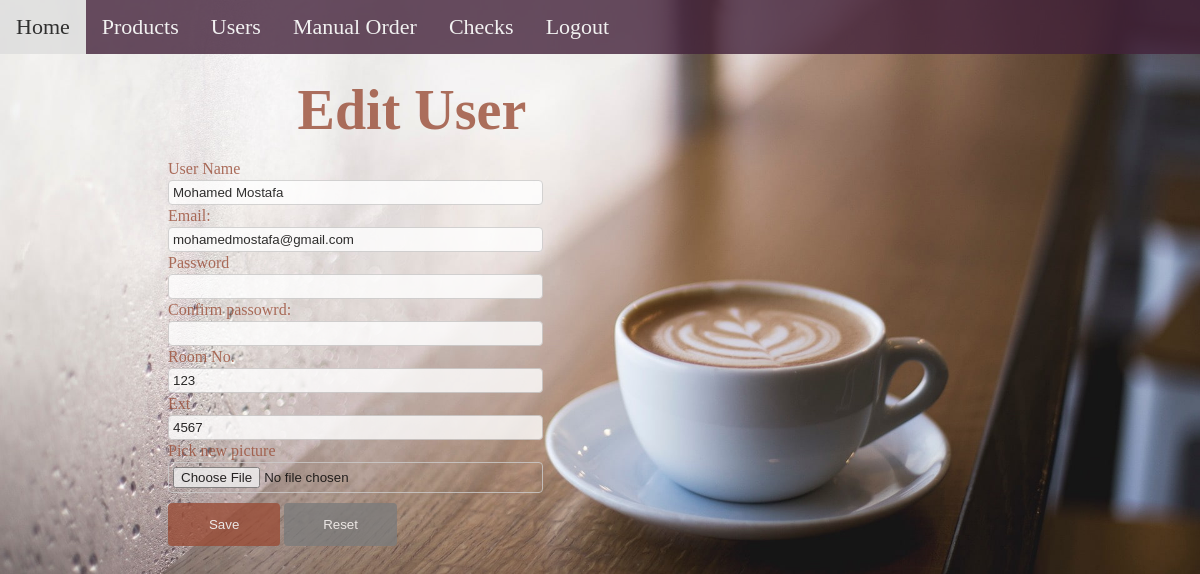
The app's page /admin/edituser.php?id=1 (signed in) with its own data.
### tables this page shows
CREATE TABLE user (user_id INT AUTO_INCREMENT PRIMARY KEY, user_name VARCHAR(100) UNIQUE NOT NULL, email VARCHAR(50) UNIQUE NOT NULL, user_password VARCHAR(200) NOT NULL, room VARCHAR(20) NOT NULL, ext INT NOT NULL, user_type VARCHAR(10) NOT NULL, profile_pic VARCHAR(200));

### databaseFunction/DatabaseFunctions.php (called while the page is built, shortened)
<?php
class Database {
    public $connection;
    public function __construct($dbhost='localhost', $dbuser='shaki1', $dbpass='shaki1', $dbname='cafedb')
    {
        try {
            $dsn = "mysql:dbname=".$dbname.";host=".$dbhost.";";
            $this->connection = new PDO($dsn, $dbuser, $dbpass);
            $this->connection->setAttribute(PDO::ATTR_ERRMODE, PDO::ERRMODE_EXCEPTION);
        }
        catch(PDOException $e) {
            echo $dsn."<br>" . $e->getMessage();
        }
    }
    public function closeDBConnection() {
        $this->connection = null;
    }
    public function getUser($id)
    {
        $sql =  "SELECT user_name, user_id, user_password, email, profile_pic, room, ext FROM user where user_id=?";
        $stmt = $this->connection->prepare($sql);
        $stmt->execute([$id]);
        $result=$stmt->fetch();
        return $result;
    }
}
?>

### admin/edituser.php (the view, shortened to what this page needs)
<?php
require_once('../databaseFunction/DatabaseFunctions.php');
$db = new Database("127.0.0.1",$DBUserName,$DBPassword, "cafedb");
$user = $db->getUser($_GET['id']);
?>
<!DOCTYPE html>
<html lang="en">
<!DOCTYPE html>
<html lang="en">
  <?php  include "../adminHeader.php";?>
  <div class="main">
    <section>
        <h1 class="pageTitle"> Edit User </h1>
        <br>
    </section>
<section class="content" >
    <form action="edituserForm.php" method="post" enctype="multipart/form-data">
    <label for="username" class="fomrLable" style="font-size: 100%;">User Name</label>
    <input type="text" class="formInput" style="padding: 4px 4px;margin: 2px 0;" name="username" id="username" value="<?php echo $user["user_name"]; ?>" required><br>
    <label for="email" class="fomrLable" style="font-size: 100%;">Email:</label>
    <input type="email" class="formInput" style="padding: 4px 4px;margin: 2px 0;" name="email" id="email" value="<?php echo $user["email"]; ?>" required><br>
    <label for="password" class="fomrLable" style="font-size: 100%;">Password</label>
    <input type="password" class="formInput" style="padding: 4px 4px;margin: 2px 0;" name="password" id="password"><br>
    <label for="confirmPass" class="fomrLable" style="font-size: 100%;">Confirm passowrd:</label>
    <input type="password" class="formInput" style="padding: 4px 4px;margin: 2px 0;" name="confirmpassword" id="confirmpassword"><br>
    <label for="RoomNo" class="fomrLable" style="font-size: 100%;">Room No.</label>
    <input type="text" class="formInput" style="padding: 4px 4px;margin: 2px 0;" name="room" id="room" value="<?php echo $user["room"]; ?>" required><br>
    <label for="ext" class="fomrLable" style="font-size: 100%;">Ext</label>
    <input type="text" name="ext" id="ext" value="<?php echo $user["ext"]; ?>" class="formInput" style="padding: 4px 4px;margin: 2px 0;" required><br>
    <label for="pic" class="fomrLable" style="font-size: 100%;">Pick new picture</label>
    <input type="file" id="profilePic" name="profilePic" class="formInput" style="padding: 4px 4px;margin: 2px 0;"><br>
    <input type="submit" value="Save" class ="save">
    <input type="reset" value="Reset" class="reset">
  </form>
    </section>
    </div>
</body>
</html>

### CSS/header.css (style rules this page uses)
* { margin:0; padding:0; }
body { height: 100%; font-family: "inherit;"; background-image: url("../imag/coffee.jpeg"); background-repeat: no-repeat; background-size: 100%; background-color:#D5BDAA ; opacity: 0.8; }

### CSS/displayAll.css (style rules this page uses)
.content { display: flex; flex-direction: row; height: 80%; width: 80%; }
.pageTitle { margin-left:22%; margin-bottom:0; margin-top:1%; font-size: 3.5em; color:#9A4D37; }

### CSS/form.css (style rules this page uses)
* { margin:0; padding:0; }
body { height: 100vh; font-family: "inherit;"; background-image:url("../imag/coffee.jpeg") ; background-repeat: no-repeat; background-size: 100%; background-color:#D5BDAA ; opacity: 0.8; }
.main { margin-left: 5%; margin-top: 2%; width: 90%; height: 80%; }
.pageTitle { margin-left:22%; margin-bottom:0; margin-top:1%; font-size: 3.5em; color:#9A4D37; }
.content { display: flex; flex-direction: row; height: 80%; width: 90%; margin-left: 10%; }
.fomrLable { color:#9A4D37; font-size: 150%; }
.formInput { width: 100%; padding: 12px 20px; margin: 8px 0; display: inline-block; border: 1px solid #ccc; border-radius: 4px; box-sizing: border-box; }
.save { width: 30%; background-color: #9A4D37; color: white; padding: 14px 20px; margin: 8px 0; border: none; border-radius: 4px; cursor: pointer; }
.reset { width: 30%; background-color: rgb(124, 124, 124); color: white; padding: 14px 20px; margin: 8px 0; border: none; border-radius: 4px; cursor: pointer; }

### records on screen
user: username "Mohamed Mostafa", email "mohamedmostafa@gmail.com", room "123", ext "4567"
